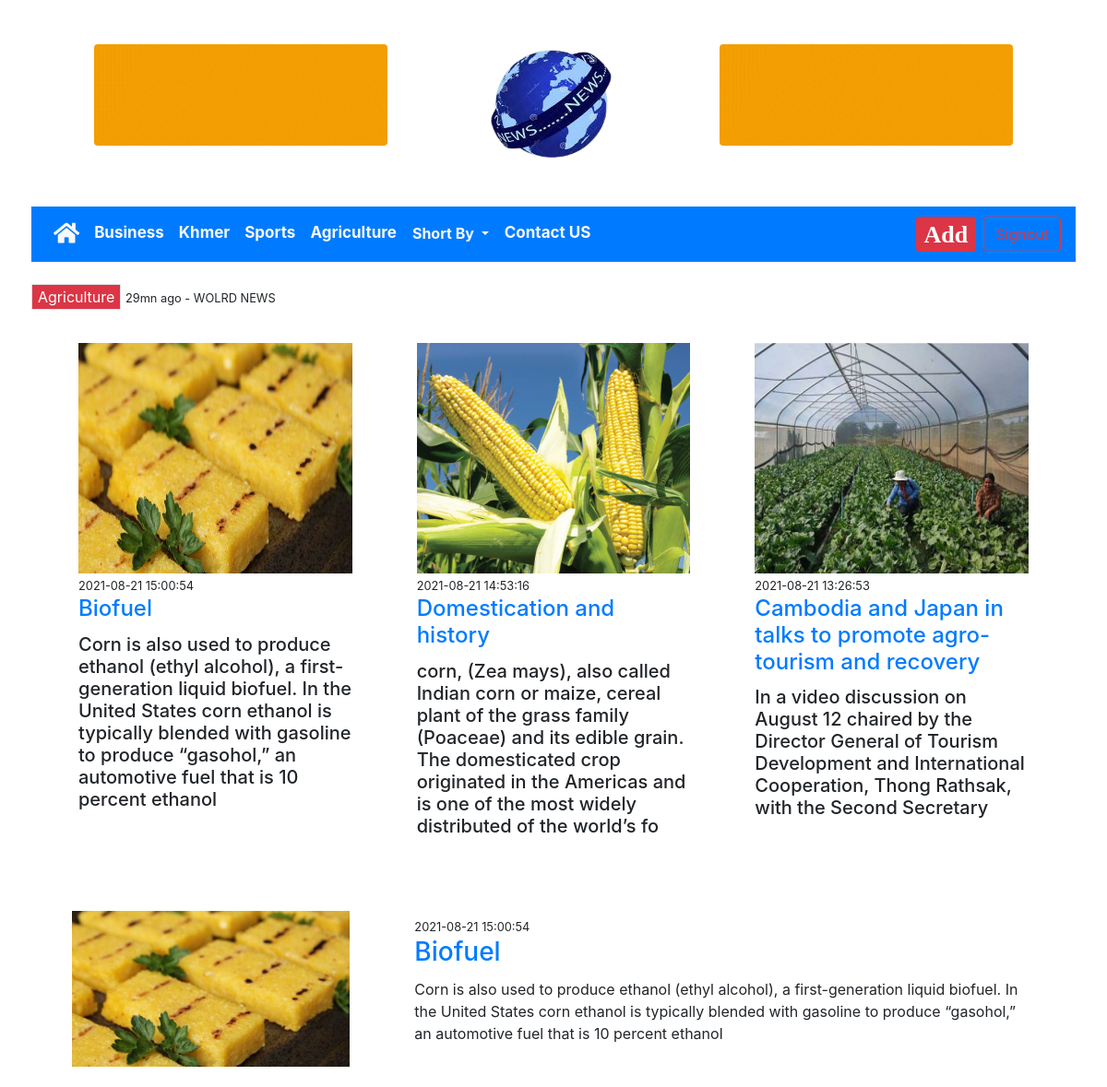
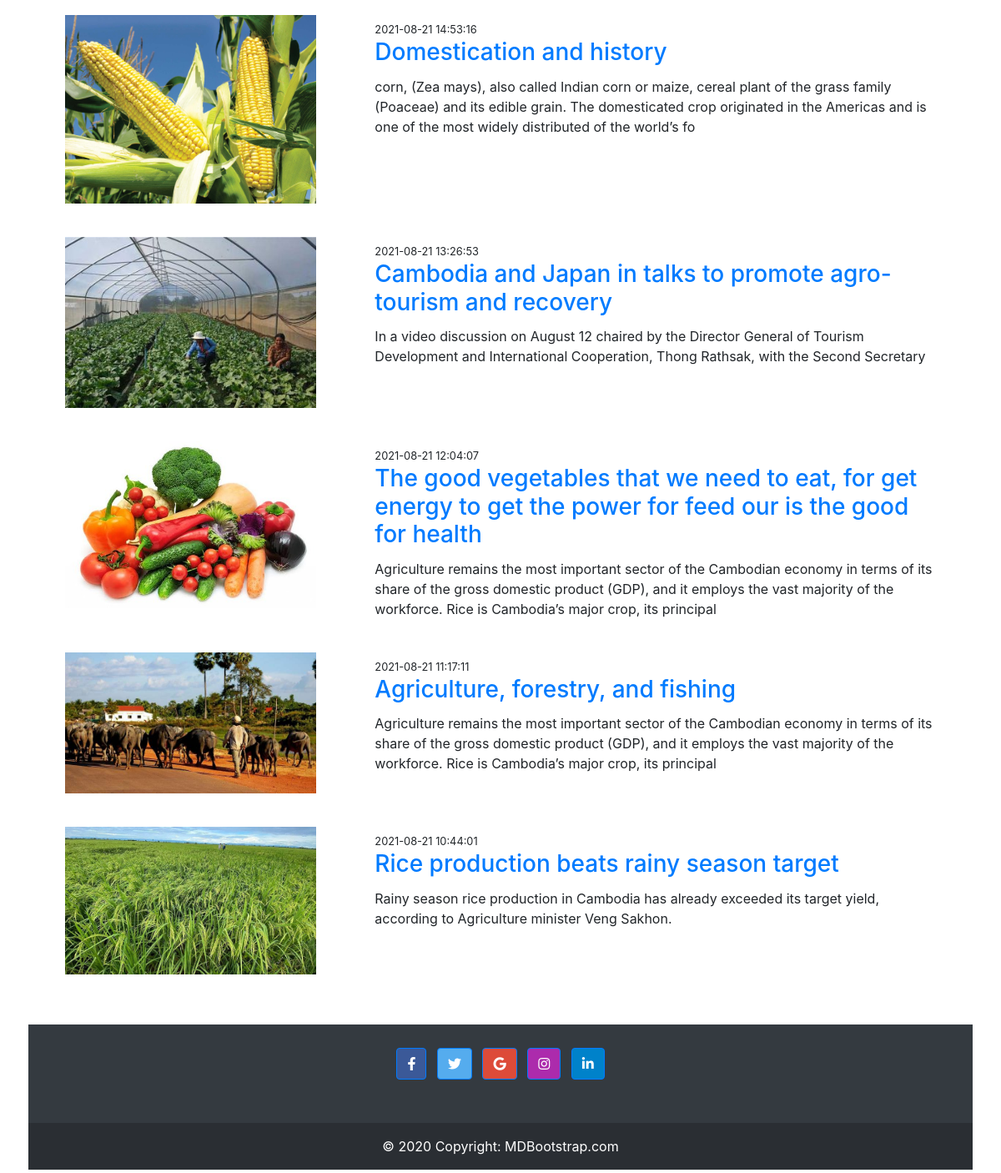
/?page=agriculture, run on the app's committed database (2 pictures, top to bottom).
### tables this page shows
CREATE TABLE `post` (
  `post_id` int(11) NOT NULL,
  `title` varchar(225) NOT NULL,
  `short` varchar(225) NOT NULL,
  `description` text DEFAULT NULL,
  `image` varchar(1000) DEFAULT NULL,
  `categoryid` int(11) DEFAULT NULL,
  `user_id` int(11) DEFAULT NULL,
  `date` datetime NOT NULL DEFAULT current_timestamp()
);

### inc/database.php (called while the page is built, shortened)
<?php
    function db(){
        return new mysqli('localhost','root','','news');
    }
    function agriculture(){
        return db()->query("SELECT * FROM post WHERE categoryid = 3 ORDER BY date DESC");
    }
    function getThree(){
        return db()->query("SELECT * FROM post WHERE categoryid = 3 ORDER BY date DESC LIMIT 3");
    }

### pages/agriculture.php (the view, shortened to what this page needs)
<div class="container p-1">
    <div class="mt-3">
        <button action="none" class="border border-none bg-danger text-white">Agriculture</button>
        <small>29mn ago - WOLRD NEWS</small>
    </div>
    <div class="row m-3">
        <?php
            require_once('inc/database.php');
            $posts = getThree();
            foreach($posts as $post):
        ?>
        <div class="col-sm-4">
            <div class="card border-0">
            <div class="card-body">
                <img src="assets/images/<?= $post['image']?>" alt="" style="width:100%; height:250px;">
                <small class="mt-2"><?= $post['date']?></small>
                <h4 class="card-title text-primary"><?= $post['title']?></h4>
                <h5 class="card-text"><?= $post['short']?></h5>
            </div>
            </div>
        </div>
        <?php endforeach; ?>
    </div>
    <div class="row p-4">
        <?php
            require_once('inc/database.php');
            $posts = agriculture();
            foreach($posts as $post):
         ?>
        <div class="col-sm-4">
            <div class="card border border-0">
            <div class="card-body">
                <img src="assets/images/<?= $post['image']?>" alt="" style="width:100%; height:100%;">
            </div>
            </div>
        </div>
        <div class="col-sm-8 mt-1">
            <div class="card border border-0">
            <div class="card-body">
                <small><?= $post['date']?></small>
                <a href="?page=agriculture_detail&agriculture_id=<?= $post['post_id'] ?>">
                    <h3 class="card-title"><?= $post['title']?></h3>
                </a>
                <p class="card-text"><?= $post['short']?></p>
            </div>
            </div>
        </div>
        <?php endforeach; ?>
    </div>
</div>

### data on the page
post: image (picture), date "2021-08-21 15:00:54", title "Biofuel", short "Corn is also used to produce ethanol (ethyl alcohol), a first-generation liquid biofuel. In the United States corn ethanol is typically blended with gasoline to produce “gasohol,” an automotive fuel that is 10 percent ethanol"
post: image (picture), date "2021-08-21 14:53:16", title "Domestication and history", short "corn, (Zea mays), also called Indian corn or maize, cereal plant of the grass family (Poaceae) and its edible grain. The domesticated crop originated in the Americas and is one of the most widely distributed of the world’s fo"
post: image (picture), date "2021-08-21 13:26:53", title "Cambodia and Japan in talks to promote agro-tourism and recovery", short "In a video discussion on August 12 chaired by the Director General of Tourism Development and International Cooperation, Thong Rathsak, with the Second Secretary"
post: image (picture), date "2021-08-21 12:04:07", title "The good vegetables that we need to eat, for get energy to get the power for feed our is the good for health", short "Agriculture remains the most important sector of the Cambodian economy in terms of its share of the gross domestic product (GDP), and it employs the vast majority of the workforce. Rice is Cambodia’s major crop, its principal"
post: image (picture), date "2021-08-21 11:17:11", title "Agriculture, forestry, and fishing", short "Agriculture remains the most important sector of the Cambodian economy in terms of its share of the gross domestic product (GDP), and it employs the vast majority of the workforce. Rice is Cambodia’s major crop, its principal"
post: image (picture), date "2021-08-21 10:44:01", title "Rice production beats rainy season target", short "Rainy season rice production in Cambodia has already exceeded its target yield, according to Agriculture minister Veng Sakhon."
